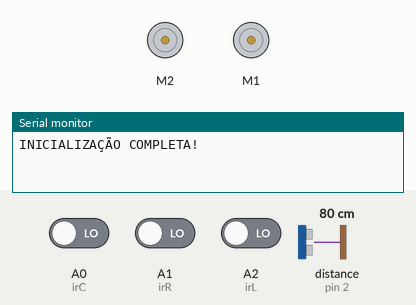
Simulated run of this sketch. Board: Arduino Uno, built with avr-gcc and run on an emulated ATmega328P. Parts: 2 × DC motor (green arrow = forward, orange = backward, longer = faster), the last lines printed to the serial monitor. The inputs (shaded band) are chosen by the test bench; at power-on: distance to the obstacle (sensor on pin 2) 80 cm, A0 (irC) LOW, A1 (irR) LOW, A2 (irL) LOW. The echo pulse lasts 58.3 µs per cm.

Above: at 1.2 s.
1.3 s: distance to the obstacle (sensor on pin 2) set to 16 cm
2.8 s: distance to the obstacle (sensor on pin 2) set to 13 cm
At 4.8 s:
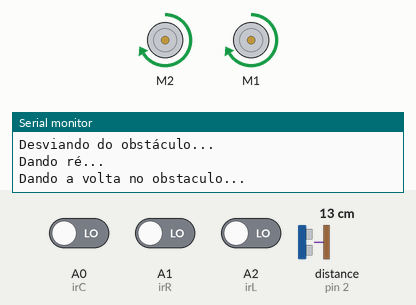
At 5.6 s:
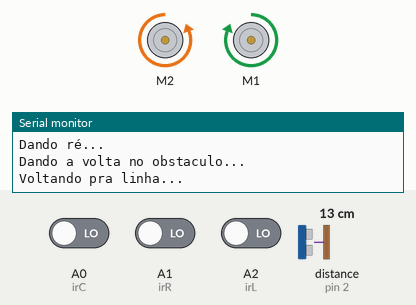
5.8 s: distance to the obstacle (sensor on pin 2) set to 7 cm
At 7.2 s:
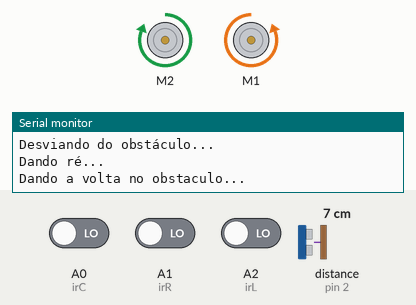
7.4 s: distance to the obstacle (sensor on pin 2) set to 4 cm
8.9 s: distance to the obstacle (sensor on pin 2) set to 9 cm
Timing chart, 0 to 12.9 s (numbered marks = the images above; inputs shaded):
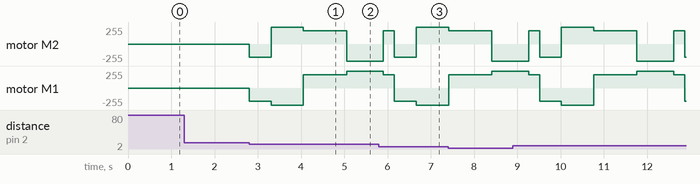

Measured:
- the behaviour switches between 15 and 14 cm on distance to the obstacle (sensor on pin 2) (found by bisection; images 0 and 1)
- after the input at 1.3 s, every drawn part: stays the same
- after the input at 2.8 s, motor M2: stopped → backward 200/255 at once, → forward 255/255 0.50 s later, → forward 200/255 0.75 s later, → backward 255/255 1.0 s later; motor M1: stopped → backward 200/255 at once, → backward 255/255 0.50 s later, → forward 200/255 0.75 s later, → forward 255/255 1.0 s later

The sketch:

line_follower_robot.ino
```cpp
#include <Ultrasonic.h>
#include <AFMotor.h>

// Aviso! Não usar o servo 2, porque o pino 10 que precisa pra usar o servo 2 está sendo usado pra controlar um dos sensores ultrassônicos

enum State {
  FOLLOWING_LINE,
  AVOIDING_OBSTACLE
};

// Sensores IR
const int irR = A1;
const int irC = A0;
const int irL = A2;

// Sensores Ultrassônicos
const int usRTrig = 13;
const int usREcho = 10;

const int usFTrig = A5;
const int usFEcho = 2;

const int usLTrig = A3;
const int usLEcho = A4;

//Ultrasonic usR(usRTrig, usREcho);
Ultrasonic usF(usFTrig, usFEcho);
//Ultrasonic usL(usLTrig, usLEcho);

// Motores
AF_DCMotor motorL(1, MOTOR12_1KHZ);
AF_DCMotor motorR(2, MOTOR12_1KHZ);

const int speed = 200;
const int turningSpeed = 255;
unsigned int distance;
unsigned int obstacleDistance = 15;
float a,b,c;
int index;

State currentState;

void followLine() {
  bool right = digitalRead(irR);
  bool center = digitalRead(irC);
  bool left = digitalRead(irL);

  if(center && !right && !left) {
    // Linha no centro - vai reto
    motorR.setSpeed(speed);
    motorL.setSpeed(speed);
    motorR.run(FORWARD);
    motorL.run(FORWARD);

  } else if(center && left && !right) {
    // Linha levemente à esquerda - curva suave pra esquerda
    motorR.setSpeed(speed);
    motorL.setSpeed(speed * 0.6);  // Diminui roda esquerda
    motorR.run(FORWARD);
    motorL.run(FORWARD);

  } else if(center && right && !left) {
    // Linha levemente à direita - curva suave pra direita
    motorR.setSpeed(speed * 0.6);  // Diminui roda direita
    motorL.setSpeed(speed);
    motorR.run(FORWARD);
    motorL.run(FORWARD);

  } else if(left && !center && !right) {
    // Linha totalmente à esquerda - gira no lugar pra esquerda
    motorR.setSpeed(turningSpeed);
    motorL.setSpeed(turningSpeed);
    motorR.run(FORWARD);
    motorL.run(BACKWARD);

  } else if(right && !center && !left) {
    // Linha totalmente à direita - gira no lugar pra direita
    motorR.setSpeed(turningSpeed);
    motorL.setSpeed(turningSpeed);
    motorR.run(BACKWARD);
    motorL.run(FORWARD);

  } else if(right && center && left) {
    // Todos detectam (cruzamento ou linha muito larga) - para
    motorR.run(RELEASE);
    motorL.run(RELEASE);
  }
}

void avoidObstacle() {
  Serial.println("Dando ré...");
  motorR.setSpeed(speed);
  motorL.setSpeed(speed);
  motorR.run(BACKWARD);
  motorL.run(BACKWARD);
  delay(500);

  Serial.println("Dando a volta no obstaculo...");
  motorR.setSpeed(turningSpeed);
  motorL.setSpeed(turningSpeed);
  motorR.run(FORWARD);
  motorL.run(BACKWARD);
  delay(750);

  motorR.setSpeed(speed);
  motorL.setSpeed(speed);
  motorR.run(FORWARD);
  motorL.run(FORWARD);
  delay(1000);

  Serial.println("Voltando pra linha...");
  motorR.setSpeed(turningSpeed);
  motorL.setSpeed(turningSpeed);
  motorR.run(BACKWARD);
  motorL.run(FORWARD);
  delay(850);

  motorR.setSpeed(speed);
  motorL.setSpeed(speed);
  motorR.run(FORWARD);
  motorL.run(FORWARD);

  delay(250);
}

void setup() {
  Serial.begin(9600);
  pinMode(irR, INPUT);
  pinMode(irC, INPUT);
  pinMode(irL, INPUT);
  currentState = FOLLOWING_LINE;
  Serial.println("INICIALIZAÇÃO COMPLETA!");
}

void loop() {
  switch(currentState) {
    case FOLLOWING_LINE:
      a = usF.read();
      b = usF.read();
      c = usF.read();

      distance = (a + b + c) - max(max(a,b),c) - min(min(a,b),c);

      //Serial.println(distance);

      if(distance > 5 && distance < obstacleDistance) {
        Serial.println("Obstaculo detectado!");
        currentState = AVOIDING_OBSTACLE;
        break;
      }

      followLine();
      break;
    case AVOIDING_OBSTACLE:
      Serial.println("Desviando do obstáculo...");
      avoidObstacle();
      currentState = FOLLOWING_LINE;
      break;
  }
}
```
